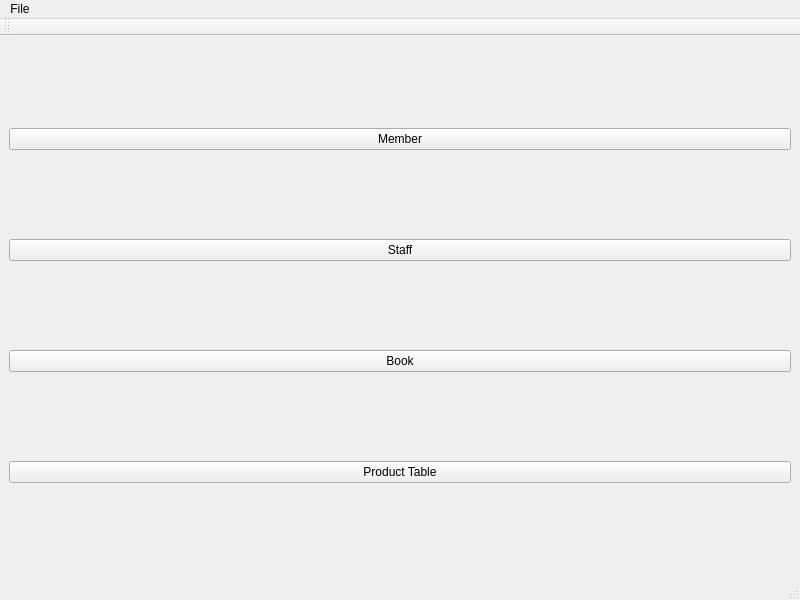
<?xml version="1.0" encoding="UTF-8"?>
<ui version="4.0">
    <class>MainWindow</class>
    <widget class="QMainWindow" name="MainWindow">
        <property name="geometry">
            <rect>
                <x>0</x>
                <y>0</y>
                <width>800</width>
                <height>600</height>
            </rect>
        </property>
        <property name="windowTitle">
            <string>Library App</string>
        </property>
        <widget class="QWidget" name="centralwidget">
            <layout class="QVBoxLayout" name="verticalLayout">
                <item>
                    <widget class="QPushButton" name="btnMember">
                        <property name="text">
                            <string>Member</string>
                        </property>
                    </widget>
                </item>
                <item>
                    <widget class="QPushButton" name="btnStaff">
                        <property name="text">
                            <string>Staff</string>
                        </property>
                    </widget>
                </item>
                <item>
                    <widget class="QPushButton" name="btnBook">
                        <property name="text">
                            <string>Book</string>
                        </property>
                    </widget>
                </item>
                <item>
                    <widget class="QPushButton" name="btnProductTable">
                        <property name="text">
                            <string>Product Table</string>
                        </property>
                    </widget>
                </item>
            </layout>
        </widget>
        <widget class="QStatusBar" name="statusbar" />
        <widget class="QMenuBar" name="menubar">
            <property name="geometry">
                <rect>
                    <x>0</x>
                    <y>0</y>
                    <width>800</width>
                    <height>25</height>
                </rect>
            </property>
            <widget class="QMenu" name="menuFile">
                <property name="title">
                    <string>File</string>
                </property>
            </widget>
            <addaction name="menuFile"/>
            <widget class="QMenu" name="menuProduct">
                <property name="title">
                    <string>Product</string>
                </property>
            </widget>
        </widget>
        <widget class="QToolBar" name="toolBar">
            <property name="windowTitle">
                <string>toolBar</string>
            </property>
        </widget>
        <widget class="QStatusBar" name="statusBar">
            <property name="geometry">
                <rect>
                    <x>0</x>
                    <y>579</y>
                    <width>800</width>
                    <height>21</height>
                </rect>
            </property>
        </widget>
    </widget>
    <resources/>
    <connections/>
</ui>
